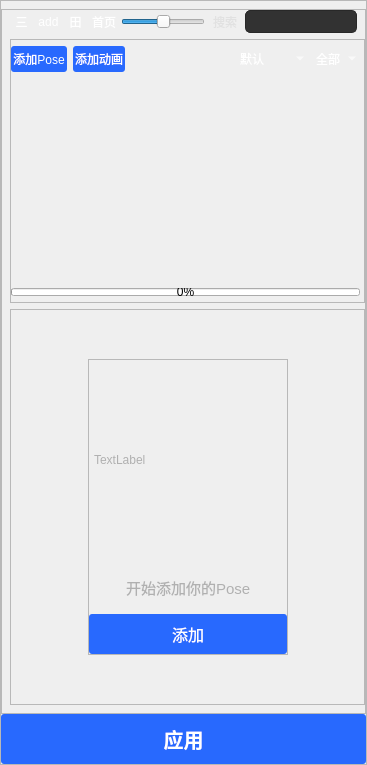
     <widget class="QFrame" name="library_frame">
      <property name="styleSheet">
       <string notr="true">QFrame#library_frame{
	background-color:rgb(60, 60, 60);
	border-radius:10px;
}


QScrollBar:vertical {
border: 0px ;
background-color:rgb(60, 60, 60);
width:6px;
}
QScrollBar::handle:vertical{
background:rgb(225,225, 225);
min-height: 0px;
}
QScrollBar::add-line:vertical {
background: rgb(255, 0, 0);
       height: 0px;
     subcontrol-position: bottom;
        subcontrol-origin: margin;
    }
#QScrollBar::sub-line:vertical {
 background: rgb(0, 255, 17);
    height: 0 px;
     subcontrol-position: top;
  subcontrol-origin: margin;
    }</string>
      </property>
      <property name="frameShape">
       <enum>QFrame::StyledPanel</enum>
      </property>
      <property name="frameShadow">
       <enum>QFrame::Raised</enum>
      </property>
      <layout class="QVBoxLayout" name="verticalLayout_11">
       <property name="spacing">
        <number>0</number>
       </property>
       <property name="leftMargin">
        <number>0</number>
       </property>
       <property name="topMargin">
        <number>8</number>
       </property>
       <property name="rightMargin">
        <number>0</number>
       </property>
       <property name="bottomMargin">
        <number>0</number>
       </property>
       <item>
        <layout class="QHBoxLayout" name="horizontalLayout_3">
         <property name="spacing">
          <number>0</number>
         </property>
         <property name="leftMargin">
          <number>0</number>
         </property>
         <property name="topMargin">
          <number>0</number>
         </property>
         <property name="rightMargin">
          <number>0</number>
         </property>
         <property name="bottomMargin">
          <number>0</number>
         </property>
        </layout>
       </item>
       <item>
        <layout class="QHBoxLayout" name="horizontalLayout_2" stretch="0">
         <property name="spacing">
          <number>0</number>
         </property>
         <item>
          <widget class="QFrame" name="UI_Library_frame">
           <property name="styleSheet">
            <string notr="true"/>
           </property>
           <property name="frameShape">
            <enum>QFrame::StyledPanel</enum>
           </property>
           <property name="frameShadow">
            <enum>QFrame::Raised</enum>
           </property>
           <layout class="QVBoxLayout" name="verticalLayout_6">
            <property name="spacing">
             <number>6</number>
            </property>
            <property name="leftMargin">
             <number>8</number>
            </property>
            <property name="topMargin">
             <number>0</number>
            </property>
            <property name="rightMargin">
             <number>0</number>
            </property>
            <property name="bottomMargin">
             <number>8</number>
            </property>
            <item>
             <layout class="QHBoxLayout" name="horizontalLayout_4">
              <property name="spacing">
               <number>3</number>
              </property>
              <property name="leftMargin">
               <number>0</number>
              </property>
              <property name="topMargin">
               <number>0</number>
              </property>
              <property name="rightMargin">
               <number>8</number>
              </property>
              <property name="bottomMargin">
               <number>0</number>
              </property>
              <item>
               <widget class="QPushButton" name="Btn_Menu_2">
                <property name="minimumSize">
                 <size>
                  <width>23</width>
                  <height>23</height>
                 </size>
                </property>
                <property name="styleSheet">
                 <string notr="true">QPushButton {
    background-color:transparent;
	color: rgb(255, 255, 255);
    border-width: 0px;
    border-radius: 3px;
    border-color: beige;
    padding: 2px;

}
QPushButton:hover {
    background-color: rgb(90, 90, 90);
}
QPushButton:pressed {
    background-color:  rgb(110, 110, 110);
    border-style: inset;
}</string>
                </property>
                <property name="text">
                 <string>三</string>
                </property>
               </widget>
              </item>
              <item>
               <widget class="QPushButton" name="pushButton">
                <property name="minimumSize">
                 <size>
                  <width>23</width>
                  <height>23</height>
                 </size>
                </property>
                <property name="styleSheet">
                 <string notr="true">QPushButton {
    background-color:transparent;
	color: rgb(255, 255, 255);
    border-width: 0px;
    border-radius: 3px;
    border-color: beige;
    padding: 2px;

}
QPushButton:hover {
    background-color: rgb(90, 90, 90);
}
QPushButton:pressed {
    background-color:  rgb(110, 110, 110);
    border-style: inset;
}</string>
                </property>
                <property name="text">
                 <string>add</string>
                </property>
               </widget>
              </item>
              <item>
               <widget class="QPushButton" name="pushButton_3">
                <property name="minimumSize">
                 <size>
                  <width>23</width>
                  <height>23</height>
                 </size>
                </property>
                <property name="styleSheet">
                 <string notr="true">QPushButton {
    background-color:transparent;
	color: rgb(255, 255, 255);
    border-width: 0px;
    border-radius: 3px;
    border-color: beige;
    padding: 2px;

}
QPushButton:hover {
    background-color: rgb(90, 90, 90);
}
QPushButton:pressed {
    background-color:  rgb(110, 110, 110);
    border-style: inset;
}</string>
                </property>
                <property name="text">
                 <string>田</string>
                </property>
               </widget>
              </item>
              <item>
               <widget class="QPushButton" name="Btn_PathTip">
                <property name="minimumSize">
                 <size>
                  <width>23</width>
                  <height>23</height>
                 </size>
                </property>
                <property name="styleSheet">
                 <string notr="true">QPushButton {
    background-color:transparent;
	color: rgb(255, 255, 255);
    border-width: 0px;
    border-radius: 3px;
    border-color: beige;
    padding: 2px;

}
QPushButton:hover {
    background-color: rgb(90, 90, 90);
}
QPushButton:pressed {
    background-color:  rgb(110, 110, 110);
    border-style: inset;
}</string>
                </property>
                <property name="text">
                 <string>首页</string>
                </property>
               </widget>
              </item>
              <item>
               <spacer name="horizontalSpacer_13">
                <property name="orientation">
                 <enum>Qt::Horizontal</enum>
                </property>
                <property name="sizeType">
                 <enum>QSizePolicy::MinimumExpanding</enum>
                </property>
                <property name="sizeHint" stdset="0">
                 <size>
                  <width>0</width>
                  <height>0</height>
                 </size>
                </property>
               </spacer>
              </item>
              <item>
               <widget class="QSlider" name="horizontalSlider">
                <property name="singleStep">
                 <number>15</number>
                </property>
                <property name="pageStep">
                 <number>20</number>
                </property>
                <property name="value">
                 <number>50</number>
                </property>
                <property name="orientation">
                 <enum>Qt::Horizontal</enum>
                </property>
               </widget>
              </item>
              <item>
               <spacer name="horizontalSpacer_2">
                <property name="orientation">
                 <enum>Qt::Horizontal</enum>
                </property>
                <property name="sizeType">
                 <enum>QSizePolicy::MinimumExpanding</enum>
                </property>
                <property name="sizeHint" stdset="0">
                 <size>
                  <width>0</width>
                  <height>0</height>
                 </size>
                </property>
               </spacer>
              </item>
              <item>
               <widget class="QLabel" name="label_8">
                <property name="styleSheet">
                 <string notr="true">QLabel{
    background-color:transparent;
	color:rgb(225, 225, 225);
    border-width: 0px;
    border-radius: 3px;
    border-color: beige;
    padding: 2px;
	text-align:left
}
</string>
                </property>
                <property name="text">
                 <string>搜索</string>
                </property>
               </widget>
              </item>
              <item>
               <widget class="QLineEdit" name="lineEdit_Search2">
                <property name="enabled">
                 <bool>true</bool>
                </property>
                <property name="sizePolicy">
                 <sizepolicy hsizetype="Minimum" vsizetype="Minimum">
                  <horstretch>0</horstretch>
                  <verstretch>0</verstretch>
                 </sizepolicy>
                </property>
                <property name="minimumSize">
                 <size>
                  <width>0</width>
                  <height>23</height>
                 </size>
                </property>
                <property name="autoFillBackground">
                 <bool>false</bool>
                </property>
                <property name="styleSheet">
                 <string notr="true">QLineEdit{
background-color:rgb(50, 50, 50);
color:rgb(255, 255, 255);
border-radius: 5px; 
border: 1px solid rgb(40, 40, 40);
padding: 2px;
}
</string>
                </property>
                <property name="inputMethodHints">
                 <set>Qt::ImhNone</set>
                </property>
                <property name="text">
                 <string/>
                </property>
               </widget>
              </item>
             </layout>
            </item>
            <item>
             <widget class="QFrame" name="frame_2">
              <property name="frameShape">
               <enum>QFrame::StyledPanel</enum>
              </property>
              <property name="frameShadow">
               <enum>QFrame::Raised</enum>
              </property>
              <layout class="QVBoxLayout" name="verticalLayout_10" stretch="0,0,0">
               <property name="spacing">
                <number>6</number>
               </property>
               <property name="leftMargin">
                <number>0</number>
               </property>
               <property name="topMargin">
                <number>0</number>
               </property>
               <property name="rightMargin">
                <number>4</number>
               </property>
               <property name="bottomMargin">
                <number>0</number>
               </property>
               <item>
                <layout class="QHBoxLayout" name="horizontalLayout_15">
                 <property name="spacing">
                  <number>6</number>
                 </property>
                 <property name="topMargin">
                  <number>6</number>
                 </property>
                 <property name="bottomMargin">
                  <number>6</number>
                 </property>
                 <item>
                  <widget class="QPushButton" name="Btn_Creat">
                   <property name="sizePolicy">
                    <sizepolicy hsizetype="Fixed" vsizetype="Fixed">
                     <horstretch>0</horstretch>
                     <verstretch>0</verstretch>
                    </sizepolicy>
                   </property>
                   <property name="minimumSize">
                    <size>
                     <width>23</width>
                     <height>26</height>
                    </size>
                   </property>
                   <property name="styleSheet">
                    <string notr="true">QPushButton {
    background-color:rgb(40, 105, 254);
	color: rgb(255, 255, 255);
    border-width: 0px;
    border-radius: 3px;
    border-color: beige;
    padding: 2px;

}
QPushButton:hover {
    background-color:rgb(14, 59, 229);
}
QPushButton:pressed {
    background-color: rgb(1, 33, 154);
    border-style: inset;
}

</string>
                   </property>
                   <property name="text">
                    <string>添加Pose</string>
                   </property>
                  </widget>
                 </item>
                 <item>
                  <widget class="QPushButton" name="Btn_Creat_Anim">
                   <property name="sizePolicy">
                    <sizepolicy hsizetype="Fixed" vsizetype="Fixed">
                     <horstretch>0</horstretch>
                     <verstretch>0</verstretch>
                    </sizepolicy>
                   </property>
                   <property name="minimumSize">
                    <size>
                     <width>23</width>
                     <height>26</height>
                    </size>
                   </property>
                   <property name="styleSheet">
                    <string notr="true">QPushButton {
    background-color:rgb(40, 105, 254);
	color: rgb(255, 255, 255);
    border-width: 0px;
    border-radius: 3px;
    border-color: beige;
    padding: 2px;

}
QPushButton:hover {
    background-color:rgb(14, 59, 229);
}
QPushButton:pressed {
    background-color: rgb(1, 33, 154);
    border-style: inset;
}

</string>
                   </property>
                   <property name="text">
                    <string>添加动画</string>
                   </property>
                  </widget>
                 </item>
                 <item>
                  <spacer name="horizontalSpacer_16">
                   <property name="orientation">
                    <enum>Qt::Horizontal</enum>
                   </property>
                   <property name="sizeHint" stdset="0">
                    <size>
                     <width>40</width>
                     <height>20</height>
                    </size>
                   </property>
                  </spacer>
                 </item>
                 <item>
                  <widget class="QComboBox" name="CBox_Sort">
                   <property name="minimumSize">
                    <size>
                     <width>0</width>
                     <height>23</height>
                    </size>
                   </property>
                   <property name="styleSheet">
                    <string notr="true">QComboBox {
    background-color:transparent;
	color: rgb(255, 255, 255);
    border-width: 0px;
    border-radius: 3px;
    border-color: beige;
    padding: 2px;

}
QComboBox:hover {
    background-color: rgb(90, 90, 90);
}
QComboBox:pressed {
    background-color:  rgb(110, 110, 110);
    border-style: inset;
}</string>
                   </property>
                   <item>
                    <property name="text">
                     <string>默认</string>
                    </property>
                   </item>
                   <item>
                    <property name="text">
                     <string>时间升序</string>
                    </property>
                   </item>
                   <item>
                    <property name="text">
                     <string>时间降序</string>
                    </property>
                   </item>
                   <item>
                    <property name="text">
                     <string>类型升序</string>
                    </property>
                   </item>
                   <item>
                    <property name="text">
                     <string>类型降序</string>
                    </property>
                   </item>
                  </widget>
                 </item>
                 <item>
                  <widget class="QComboBox" name="CBox_Type">
                   <property name="minimumSize">
                    <size>
                     <width>0</width>
                     <height>23</height>
                    </size>
                   </property>
                   <property name="styleSheet">
                    <string notr="true">QComboBox {
    background-color:transparent;
	color: rgb(255, 255, 255);
    border-width: 0px;
    border-radius: 3px;
    border-color: beige;
    padding: 2px;

}
QComboBox:hover {
    background-color: rgb(90, 90, 90);
}
QComboBox:pressed {
    background-color:  rgb(110, 110, 110);
    border-style: inset;
}</string>
                   </property>
                   <item>
                    <property name="text">
                     <string>全部</string>
                    </property>
                   </item>
                   <item>
                    <property name="text">
                     <string>动画</string>
                    </property>
                   </item>
                   <item>
                    <property name="text">
                     <string>姿势</string>
                    </property>
                   </item>
                  </widget>
                 </item>
                </layout>
               </item>
               <item>
                <widget class="QTableWidget" name="tableWidget">
                 <property name="styleSheet">
                  <string notr="true">QTableWidget
{
background-color: transparent;
color:rgb(255, 255, 255);
border: 0px solid rgb(17, 17, 17);
}    
QTableWidget::item {
    background-color:transparent;
	color: rgb(255, 255, 255);
    border-width: 0px;
    border-radius: 3px;
    border-color: beige;
    padding: 2px;
	text-align:left
}
QTableWidget::item:hover {
    background-color:  rgb(40, 105, 254);
}
QTableWidget::item:pressed {
    background-color:  rgb(210, 210, 210);

}

QTableWidget::item:selected {
    background-color:  rgb(40, 105, 254);

}


</string>
                 </property>
                 <property name="horizontalScrollBarPolicy">
                  <enum>Qt::ScrollBarAlwaysOff</enum>
                 </property>
                 <property name="editTriggers">
                  <set>QAbstractItemView::AnyKeyPressed|QAbstractItemView::EditKeyPressed|QAbstractItemView::SelectedClicked</set>
                 </property>
                 <property name="iconSize">
                  <size>
                   <width>0</width>
                   <height>0</height>
                  </size>
                 </property>
                 <property name="showGrid">
                  <bool>false</bool>
                 </property>
                 <property name="gridStyle">
                  <enum>Qt::SolidLine</enum>
                 </property>
                 <property name="wordWrap">
                  <bool>true</bool>
                 </property>
                 <property name="cornerButtonEnabled">
                  <bool>true</bool>
                 </property>
                 <attribute name="horizontalHeaderVisible">
                  <bool>false</bool>
                 </attribute>
                 <attribute name="horizontalHeaderHighlightSections">
                  <bool>true</bool>
                 </attribute>
                 <attribute name="verticalHeaderVisible">
                  <bool>false</bool>
                 </attribute>
                 <attribute name="verticalHeaderHighlightSections">
                  <bool>true</bool>
                 </attribute>
                 <row>
                  <property name="text">
                   <string>New Row</string>
                  </property>
                 </row>
                 <row>
                  <property name="text">
                   <string>New Row</string>
                  </property>
                 </row>
                 <column>
                  <property name="text">
                   <string>New Column</string>
                  </property>
                 </column>
                 <column>
                  <property name="text">
                   <string>New Column</string>
                  </property>
                 </column>
                </widget>
               </item>
               <item>
                <layout class="QHBoxLayout" name="horizontalLayout">
                 <property name="topMargin">
                  <number>6</number>
                 </property>
                 <property name="bottomMargin">
                  <number>6</number>
                 </property>
                 <item>
                  <widget class="QProgressBar" name="progressBar">
                   <property name="maximumSize">
                    <size>
                     <width>16777215</width>
                     <height>8</height>
                    </size>
                   </property>
                   <property name="value">
                    <number>0</number>
                   </property>
                   <property name="textDirection">
                    <enum>QProgressBar::TopToBottom</enum>
                   </property>
                   <property name="format">
                    <string>%p%</string>
                   </property>
                  </widget>
                 </item>
                </layout>
               </item>
              </layout>
             </widget>
            </item>
            <item>
             <widget class="QFrame" name="frame_11">
              <property name="focusPolicy">
               <enum>Qt::StrongFocus</enum>
              </property>
              <property name="frameShape">
               <enum>QFrame::StyledPanel</enum>
              </property>
              <property name="frameShadow">
               <enum>QFrame::Raised</enum>
              </property>
              <layout class="QGridLayout" name="gridLayout">
               <item row="1" column="1">
                <widget class="QFrame" name="frame_12">
                 <property name="minimumSize">
                  <size>
                   <width>200</width>
                   <height>250</height>
                  </size>
                 </property>
                 <property name="maximumSize">
                  <size>
                   <width>200</width>
                   <height>16777215</height>
                  </size>
                 </property>
                 <property name="frameShape">
                  <enum>QFrame::StyledPanel</enum>
                 </property>
                 <property name="frameShadow">
                  <enum>QFrame::Raised</enum>
                 </property>
                 <layout class="QVBoxLayout" name="verticalLayout_18" stretch="1,0,0">
                  <property name="spacing">
                   <number>12</number>
                  </property>
                  <property name="leftMargin">
                   <number>0</number>
                  </property>
                  <property name="topMargin">
                   <number>0</number>
                  </property>
                  <property name="rightMargin">
                   <number>0</number>
                  </property>
                  <property name="bottomMargin">
                   <number>0</number>
                  </property>
                  <item>
                   <layout class="QVBoxLayout" name="verticalLayout_19">
                    <property name="spacing">
                     <number>6</number>
                    </property>
                    <item>
                     <widget class="QLabel" name="label_5">
                      <property name="minimumSize">
                       <size>
                        <width>200</width>
                        <height>200</height>
                       </size>
                      </property>
                      <property name="maximumSize">
                       <size>
                        <width>200</width>
                        <height>200</height>
                       </size>
                      </property>
                      <property name="styleSheet">
                       <string notr="true">QLabel{
    background-color:transparent;
	color:rgb(176, 176, 176);

    border-width: 0px;
    border-radius: 3px;
    border-color: beige;
    padding: 2px;
	text-align:left
}
</string>
                      </property>
                      <property name="text">
                       <string>TextLabel</string>
                      </property>
                     </widget>
                    </item>
                   </layout>
                  </item>
                  <item>
                   <layout class="QHBoxLayout" name="horizontalLayout_17">
                    <item>
                     <spacer name="horizontalSpacer_12">
                      <property name="orientation">
                       <enum>Qt::Horizontal</enum>
                      </property>
                      <property name="sizeHint" stdset="0">
                       <size>
                        <width>0</width>
                        <height>0</height>
                       </size>
                      </property>
                     </spacer>
                    </item>
                    <item>
                     <widget class="QLabel" name="label_6">
                      <property name="sizePolicy">
                       <sizepolicy hsizetype="Expanding" vsizetype="Expanding">
                        <horstretch>0</horstretch>
                        <verstretch>0</verstretch>
                       </sizepolicy>
                      </property>
                      <property name="minimumSize">
                       <size>
                        <width>30</width>
                        <height>30</height>
                       </size>
                      </property>
                      <property name="font">
                       <font>
                        <pointsize>11</pointsize>
                       </font>
                      </property>
                      <property name="styleSheet">
                       <string notr="true">QLabel{
    background-color:transparent;
	color:rgb(176, 176, 176);

    border-width: 0px;
    border-radius: 3px;
    border-color: beige;
    padding: 2px;
	text-align:left
}
</string>
                      </property>
                      <property name="text">
                       <string>开始添加你的Pose</string>
                      </property>
                     </widget>
                    </item>
                    <item>
                     <spacer name="horizontalSpacer_11">
                      <property name="orientation">
                       <enum>Qt::Horizontal</enum>
                      </property>
                      <property name="sizeHint" stdset="0">
                       <size>
                        <width>0</width>
                        <height>0</height>
                       </size>
                      </property>
                     </spacer>
                    </item>
                   </layout>
                  </item>
                  <item>
                   <layout class="QHBoxLayout" name="horizontalLayout_16">
                    <item>
                     <widget class="QToolButton" name="pushButton_7">
                      <property name="sizePolicy">
                       <sizepolicy hsizetype="Expanding" vsizetype="Expanding">
                        <horstretch>0</horstretch>
                        <verstretch>0</verstretch>
                       </sizepolicy>
                      </property>
                      <property name="minimumSize">
                       <size>
                        <width>0</width>
                        <height>40</height>
                       </size>
                      </property>
                      <property name="font">
                       <font>
                        <pointsize>12</pointsize>
                       </font>
                      </property>
                      <property name="styleSheet">
                       <string notr="true">QToolButton {
    background-color:rgb(40, 105, 254);
	color: rgb(255, 255, 255);
    border-width: 0px;
    border-radius: 3px;
    border-color: beige;
    padding: 2px;

}
QToolButton:hover {
    background-color:rgb(14, 59, 229);
}
QToolButton:pressed {
    background-color: rgb(1, 33, 154);
    border-style: inset;
}

</string>
                      </property>
                      <property name="text">
                       <string>添加</string>
                      </property>
                     </widget>
                    </item>
                   </layout>
                  </item>
                 </layout>
                </widget>
               </item>
               <item row="0" column="1">
                <spacer name="verticalSpacer_4">
                 <property name="orientation">
                  <enum>Qt::Vertical</enum>
                 </property>
                 <property name="sizeHint" stdset="0">
                  <size>
                   <width>20</width>
                   <height>40</height>
                  </size>
                 </property>
                </spacer>
               </item>
               <item row="1" column="2">
                <spacer name="horizontalSpacer_9">
                 <property name="orientation">
                  <enum>Qt::Horizontal</enum>
                 </property>
                 <property name="sizeHint" stdset="0">
                  <size>
                   <width>40</width>
                   <height>20</height>
                  </size>
                 </property>
                </spacer>
               </item>
               <item row="2" column="1">
                <spacer name="verticalSpacer_5">
                 <property name="orientation">
                  <enum>Qt::Vertical</enum>
                 </property>
                 <property name="sizeHint" stdset="0">
                  <size>
                   <width>20</width>
                   <height>40</height>
                  </size>
                 </property>
                </spacer>
               </item>
               <item row="1" column="0">
                <spacer name="horizontalSpacer_10">
                 <property name="orientation">
                  <enum>Qt::Horizontal</enum>
                 </property>
                 <property name="sizeType">
                  <enum>QSizePolicy::Expanding</enum>
                 </property>
                 <property name="sizeHint" stdset="0">
                  <size>
                   <width>40</width>
                   <height>20</height>
                  </size>
                 </property>
                </spacer>
               </item>
              </layout>
             </widget>
            </item>
           </layout>
          </widget>
         </item>
        </layout>
       </item>
       <item>
        <layout class="QVBoxLayout" name="verticalLayout_24">
         <property name="spacing">
          <number>0</number>
         </property>
         <property name="leftMargin">
          <number>0</number>
         </property>
         <property name="topMargin">
          <number>0</number>
         </property>
         <property name="rightMargin">
          <number>0</number>
         </property>
         <property name="bottomMargin">
          <number>0</number>
         </property>
         <item>
          <widget class="QToolButton" name="Btn_Apply2">
           <property name="sizePolicy">
            <sizepolicy hsizetype="Minimum" vsizetype="Fixed">
             <horstretch>0</horstretch>
             <verstretch>0</verstretch>
            </sizepolicy>
           </property>
           <property name="minimumSize">
            <size>
             <width>50</width>
             <height>50</height>
            </size>
           </property>
           <property name="font">
            <font>
             <pointsize>15</pointsize>
             <weight>75</weight>
             <bold>true</bold>
            </font>
           </property>
           <property name="styleSheet">
            <string notr="true">QToolButton {
    background-color:rgb(40, 105, 254);
	color: rgb(255, 255, 255);
    border-width: 0px;
    border-radius: 3px;
    border-color: beige;
    padding: 2px;

}
QToolButton:hover {
    background-color:rgb(14, 59, 229);
}
QToolButton:pressed {
    background-color: rgb(1, 33, 154);
    border-style: inset;
}

</string>
           </property>
           <property name="text">
            <string>应用</string>
           </property>
          </widget>
         </item>
        </layout>
       </item>
      </layout>
     </widget>
